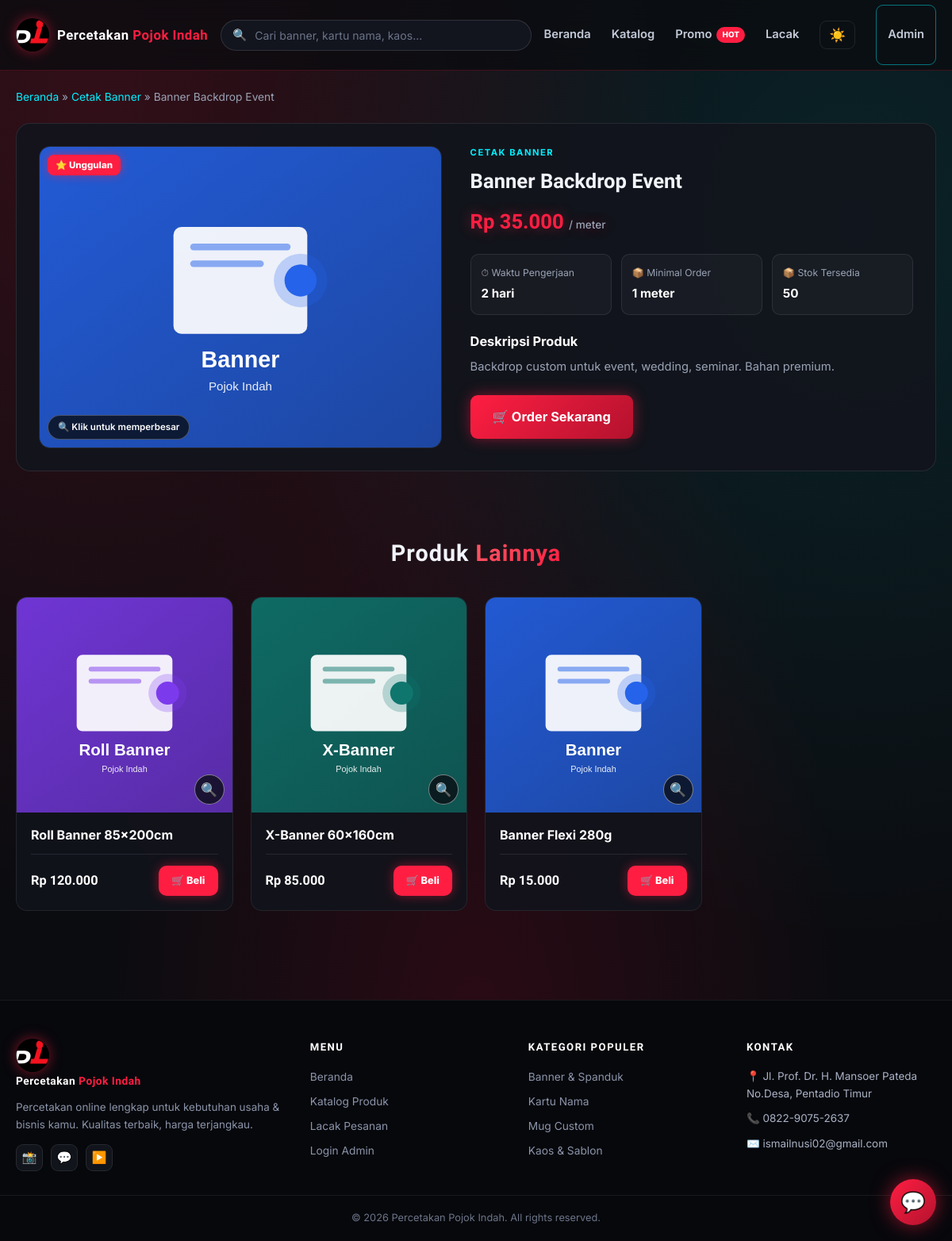
/product.php?id=2, run on the app's committed database.
### tables this page shows
CREATE TABLE IF NOT EXISTS produk (
    id INT AUTO_INCREMENT PRIMARY KEY,
    id_kategori INT NOT NULL,
    nama_produk VARCHAR(200) NOT NULL,
    deskripsi TEXT,
    harga DECIMAL(12,0) NOT NULL DEFAULT 0,
    satuan VARCHAR(50) DEFAULT 'pcs',
    stok INT DEFAULT 0,
    minimal_order INT DEFAULT 1,
    waktu_pengerjaan VARCHAR(100) DEFAULT '1-2 hari',
    gambar VARCHAR(500) DEFAULT 'default.png',
    is_unggulan TINYINT(1) DEFAULT 0,
    is_aktif TINYINT(1) DEFAULT 1,
    created_at TIMESTAMP DEFAULT CURRENT_TIMESTAMP,
    FOREIGN KEY (id_kategori) REFERENCES kategori(id) ON DELETE CASCADE
);

CREATE TABLE IF NOT EXISTS kategori (
    id INT AUTO_INCREMENT PRIMARY KEY,
    nama_kategori VARCHAR(100) NOT NULL UNIQUE,
    icon VARCHAR(20) DEFAULT '📦',
    created_at TIMESTAMP DEFAULT CURRENT_TIMESTAMP
);

### config.php (called while the page is built, shortened)
<?php
function db_connect() {
    $conn = new mysqli(DB_HOST, DB_USER, DB_PASS);
    $conn->set_charset('utf8mb4');
    $conn->query("CREATE DATABASE IF NOT EXISTS `" . DB_NAME . "` CHARACTER SET utf8mb4 COLLATE utf8mb4_unicode_ci");
    return $conn;
}
$conn = db_connect();
function rupiah($angka) {
    return 'Rp ' . number_format((float)$angka, 0, ',', '.');
}
function teks_db($s) {
    $s = (string)$s;
    if (strpos($s, '\\') === false) {
        return $s;
    }
    return $s;
}
function q($sql) {
    global $conn;
    $res = $conn->query($sql);
    return $res;
}
function q_row($sql) {
    $res = q($sql);
    if ($res && $res->num_rows > 0) {
        return $res->fetch_assoc();
    }
    return null;
}
$conn->query("CREATE TABLE IF NOT EXISTS pengaturan (
    kunci VARCHAR(50) NOT NULL PRIMARY KEY,
    nilai TEXT
) ENGINE=InnoDB");
$conn->query("INSERT IGNORE INTO pengaturan (kunci, nilai) VALUES ('tema', 'gelap')");
$conn->query("INSERT IGNORE INTO pengaturan (kunci, nilai) VALUES ('app_url', '')");
$conn->query("INSERT IGNORE INTO pengaturan (kunci, nilai) VALUES ('recovery_q', '')");
$conn->query("INSERT IGNORE INTO pengaturan (kunci, nilai) VALUES ('recovery_a', '')");
function get_setting($kunci, $default = '') {
    global $conn;
    $k = $conn->real_escape_string((string)$kunci);
    $res = $conn->query("SELECT nilai FROM pengaturan WHERE kunci = '$k' LIMIT 1");
    if ($res && $res->num_rows > 0) {
        $row = $res->fetch_assoc();
        return $row['nilai'];
    }
    return $default;
}
$APP_TEMA = get_setting('tema', 'gelap');
function get_gallery($id_produk) {
    $id = (int)$id_produk;
    $res = q("SELECT * FROM produk_gambar WHERE id_produk = $id ORDER BY urutan ASC, id ASC");
    $out = array();
    return $out;
}
?>

### funcs/gambar.php (called while the page is built, shortened)
<?php
function get_gambar_list($produk) {
    $out = array();
    if (!empty($produk['id'])) {
        foreach (get_gallery((int)$produk['id']) as $g) {
            $out[] = $g['url'];
        }
    }
    if (empty($out)) {
        $out[] = get_gambar_src($produk);
    }
    return array_values(array_unique($out));
}
function get_gambar_src($produk) {
    if (!empty($produk['gambar'])) {
        $g = basename((string)$produk['gambar']);
        if ($g !== '' && is_file(__DIR__ . '/../assets/img/' . $g)) {
            return 'assets/img/' . $g;
        }
    }
    $ket = strtolower((string)($produk['nama_produk'] ?? ''));
    $maps = array(
        'x-banner'   => 'x_banner.svg',
        'roll'       => 'roll_banner.svg',
        'backdrop'   => 'banner.svg',
        'kartu nama' => 'kartu_nama.svg',
        'brosur'     => 'brosur.svg',
        'flyer'      => 'flyer.svg',
        'leaflet'    => 'flyer.svg',
        'stiker'     => 'stiker.svg',
        'kaos'       => 'kaos.svg',
        'sablon'     => 'kaos.svg',
        'mug'        => 'mug.svg',
        'kalender'   => 'kalender.svg',
        'spanduk'    => 'spanduk.svg',
        'totebag'    => 'totebag.svg',
        'tote bag'   => 'totebag.svg',
        'pin'        => 'pin.svg',
        'lencana'    => 'pin.svg',
        'neon'       => 'neonbox.svg',
        'huruf'      => 'huruf.svg',
        'akrilik'    => 'huruf.svg',
        'banner'     => 'banner.svg',
    );
    foreach ($maps as $kata => $file) {
        if ($kata !== '' && strpos($ket, $kata) !== false) {
            return 'assets/img/' . $file;
        }
    }
    return 'assets/img/default.png';
}

### product.php (the view, shortened to what this page needs)
<?php
include 'config.php';
require 'funcs/gambar.php';
$id = intval($_GET['id']);
$p = q_row("SELECT p.*, k.nama_kategori, k.icon FROM produk p JOIN kategori k ON p.id_kategori = k.id WHERE p.id = $id AND p.is_aktif = 1");
$kat_id = (int)$p['id_kategori'];
$produk_lain = q("SELECT * FROM produk WHERE id_kategori = $kat_id AND id != $id AND is_aktif = 1 ORDER BY id DESC LIMIT 4");
$glist = get_gambar_list($p);
?>
<!DOCTYPE html>
<html lang="id">
<head>
    <link rel="stylesheet" href="assets/css/style.css?v=<?= filemtime('assets/css/style.css') ?>">
</head>
<body class="<?= $APP_TEMA === 'terang' ? 'terang' : '' ?>">
<header class="site-header">
    <div class="container header-inner">
        <a href="index.php" class="logo">
            <img src="assets/img/logo.svg" alt="Percetakan Pojok Indah" class="logo-img">
            <span class="logo-text">Percetakan <span>Pojok Indah</span></span>
        </a>
        <form method="get" action="index.php" class="header-search">
            <span class="search-icon">🔍</span>
            <input type="text" name="c" placeholder="Cari banner, kartu nama, kaos...">
        </form>
        <nav class="main-nav">
            <a href="index.php">Beranda</a>
            <a href="index.php#katalog">Katalog</a>
            <a href="index.php#promo">Promo<span class="nav-badge-hot">HOT</span></a>
            <a href="track.php">Lacak</a>
            <button type="button" class="theme-toggle theme-icon-only" onclick="toggleTema()" title="Ganti mode gelap / terang"><?= $APP_TEMA === 'terang' ? '🌙' : '☀️' ?></button>
            <a href="admin/" class="btn btn-outline btn-sm">Admin</a>
        </nav>
    </div>
</header>
<main>
    <div class="container">
        <div class="breadcrumb">
            <a href="index.php">Beranda</a> &raquo;
            <a href="index.php?kat=<?= $p['id_kategori'] ?>"><?= htmlspecialchars($p['nama_kategori']) ?></a> &raquo;
            <span><?= htmlspecialchars($p['nama_produk']) ?></span>
        </div>
        <div class="product-detail">
            <div>
                <div class="product-detail-img gal-main" onclick="lbOpen(GAL_IMGS, GAL_I, GAL_CAP)" title="Klik gambar untuk memperbesar">
                    <img id="galMain" src="<?= htmlspecialchars($glist[0]) ?>" alt="<?= htmlspecialchars($p['nama_produk']) ?>" onerror="this.onerror=null;this.src='assets/img/default.png'">
                    <?php if ($p['is_unggulan']): ?>
                        <span class="badge badge-featured">⭐ Unggulan</span>
                    <?php endif; ?>
                    <span class="gal-hint">🔍 Klik untuk memperbesar</span>
                </div>
            </div>
            <div class="product-detail-info">
                <div class="card-cat"><?= htmlspecialchars($p['nama_kategori']) ?></div>
                <h1><?= htmlspecialchars($p['nama_produk']) ?></h1>
                <p class="detail-price"><?= rupiah($p['harga']) ?> <small>/ <?= htmlspecialchars($p['satuan']) ?></small></p>
                <div class="detail-meta">
                    <div><span>⏱ Waktu Pengerjaan</span><strong><?= htmlspecialchars($p['waktu_pengerjaan']) ?></strong></div>
                    <div><span>📦 Minimal Order</span><strong><?= $p['minimal_order'] ?> <?= htmlspecialchars($p['satuan']) ?></strong></div>
                    <div><span>📦 Stok Tersedia</span><strong><?= $p['stok'] ?></strong></div>
                </div>
                <div class="detail-desc">
                    <h3>Deskripsi Produk</h3>
                    <?php
                    $__paras = preg_split("/\n\s*\n/", teks_db($p['deskripsi'] ?? ''));
                    $__paras = array_values(array_filter(array_map('trim', $__paras), function ($x) { return $x !== ''; }));
                    if (empty($__paras)) {
                        echo '<p>-</p>';
                    } else {
                        foreach ($__paras as $__par) {
                            echo '<p>' . nl2br(htmlspecialchars($__par)) . '</p>';
                        }
                    }
                    ?>
                </div>
                <a href="order.php?produk=<?= $p['id'] ?>" class="btn btn-primary btn-lg">🛒 Order Sekarang</a>
            </div>
        </div>
        <?php if ($produk_lain && $produk_lain->num_rows > 0): ?>
        <div class="section related">
            <div class="section-head">
                <h2>Produk <span class="text-gradient-red">Lainnya</span></h2>
            </div>
            <div class="grid grid-4">
                <?php while ($rp = $produk_lain->fetch_assoc()): ?>
                    <div class="card">
                        <div class="card-image">
                            <?php $rg = array(get_gambar_src($rp)); ?>
                            <?php $rgjson = htmlspecialchars(json_encode($rg), ENT_QUOTES, 'UTF-8'); ?>
                            <img class="card-photo zoomable" src="<?= get_gambar_src($rp) ?>" alt="<?= htmlspecialchars($rp['nama_produk']) ?>" data-imgs="<?= $rgjson ?>" data-title="<?= htmlspecialchars($rp['nama_produk']) ?>" title="Klik untuk memperbesar" onerror="this.onerror=null;this.src='assets/img/default.png'">
                            <button type="button" class="card-zoom" data-imgs="<?= $rgjson ?>" data-title="<?= htmlspecialchars($rp['nama_produk']) ?>" title="Perbesar gambar">🔍</button>
                        </div>
                        <div class="card-body">
                            <h3 class="card-title"><a href="product.php?id=<?= $rp['id'] ?>"><?= htmlspecialchars($rp['nama_produk']) ?></a></h3>
                            <div class="card-foot">
                                <div class="card-price"><?= rupiah($rp['harga']) ?></div>
                                <a href="order.php?produk=<?= $rp['id'] ?>" class="btn-buy">🛒 Beli</a>
                            </div>
                        </div>
                    </div>
                <?php endwhile; ?>
            </div>
        </div>
        <?php endif; ?>
    </div>
</main>
<footer class="site-footer" id="kontak">
    <div class="container footer-grid">
        <div class="footer-brand">
            <a href="index.php" class="logo">
                <img src="assets/img/logo.svg" alt="Percetakan Pojok Indah" class="logo-img">
                <span class="logo-text">Percetakan <span>Pojok Indah</span></span>
            </a>
            <p style="margin-top:12px">Percetakan online lengkap untuk kebutuhan usaha &amp; bisnis kamu. Kualitas terbaik, harga terjangkau.</p>
            <div class="social-row">
                <a href="#" title="Instagram">📸</a>
                <a href="#" title="WhatsApp">💬</a>
                <a href="#" title="YouTube">▶️</a>
            </div>
        </div>
        <div>
            <h4>Menu</h4>
            <a href="index.php">Beranda</a>
            <a href="index.php#katalog">Katalog Produk</a>
            <a href="track.php">Lacak Pesanan</a>
            <a href="admin/">Login Admin</a>
        </div>
        <div>
            <h4>Kategori Populer</h4>
            <a href="index.php?kat=1">Banner &amp; Spanduk</a>
            <a href="index.php?kat=2">Kartu Nama</a>
            <a href="index.php?kat=6">Mug Custom</a>
            <a href="index.php?kat=5">Kaos &amp; Sablon</a>
        </div>
        <div>
            <h4>Kontak</h4>
            <ul class="footer-contact" style="list-style:none">
                <li>📍 Jl. Prof. Dr. H. Mansoer Pateda No.Desa, Pentadio Timur</li>
                <li>📞 0822-9075-2637</li>
                <li>✉️ ismailnusi02@gmail.com</li>
            </ul>
        </div>
    </div>
    <div class="footer-bottom">
        <div class="container">&copy; <?= date('Y') ?> Percetakan Pojok Indah. All rights reserved.</div>
    </div>
</footer>
<?php include __DIR__ . '/partials/chat_widget.php'; ?>
</body>
</html>

### data on the page
produk: id_kategori.nama_kategori "Cetak Banner", nama_produk "Banner Backdrop Event", id_kategori.nama_kategori "CETAK BANNER", harga "Rp 35.000", satuan "meter", waktu_pengerjaan "2 hari", minimal_order "1", stok "50", deskripsi "Backdrop custom untuk event, wedding, seminar. Bahan premium."
produk: gambar (picture), nama_produk "Roll Banner 85x200cm", harga "Rp 120.000"
produk: gambar (picture), nama_produk "X-Banner 60x160cm", harga "Rp 85.000"
produk: shows a picture, nama_produk "Banner Flexi 280g", harga "Rp 15.000"
